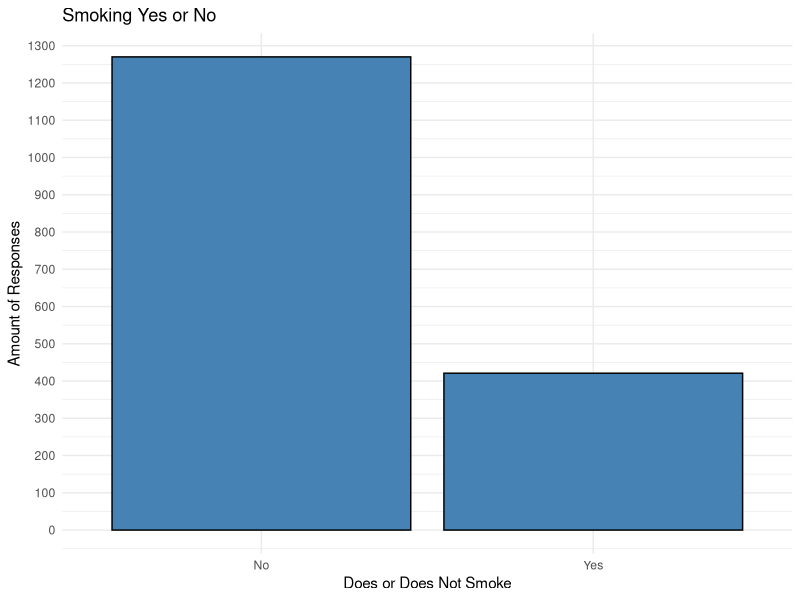
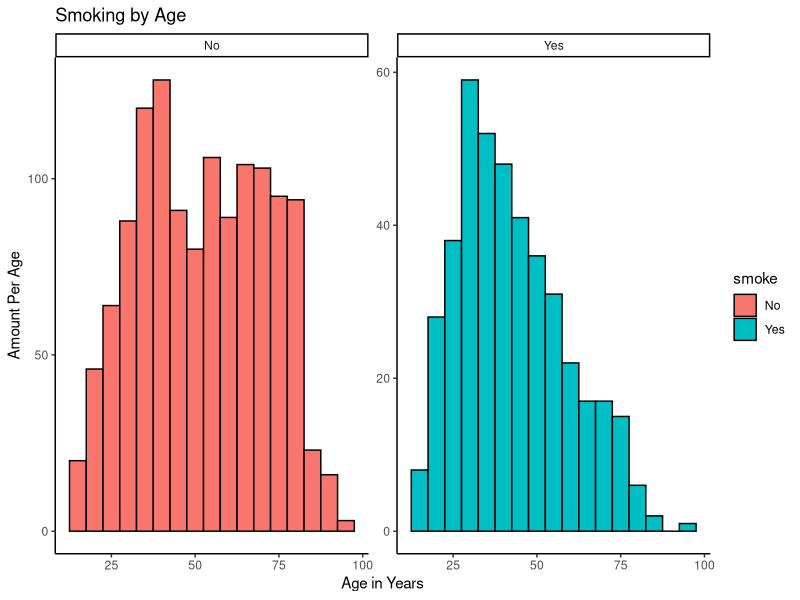

These figures' R source, in order:
## ---- chunk 1
knitr::opts_chunk$set(echo = TRUE)
## ---- chunk 2
library(ggplot2)
library(tidyverse)
## ---- chunk 3
SmokingData <- read_csv("smoking.csv")
## ---- chunk 4
glimpse(SmokingData)
## ---- chunk 5
SmokingData %>%
  count(smoke)
## ---- chunk 6
 ggplot(SmokingData, aes(x = smoke)) +
   geom_bar(color = "black", fill = "steelblue") +
   scale_y_continuous(breaks = seq(0, 1300, by = 100)) +
   labs(title = "Smoking Yes or No", x = "Does or Does Not Smoke", y = "Amount of Responses") +
   theme_minimal()
## ---- chunk 7
ggplot(SmokingData, aes(x = age)) +
  geom_histogram(color = "black", binwidth = 5, aes(fill = smoke)) +
  facet_wrap(~smoke, scales = "free") +
  theme_classic() +
  labs(title = "Smoking by Age", x = "Age in Years", y = "Amount Per Age")
